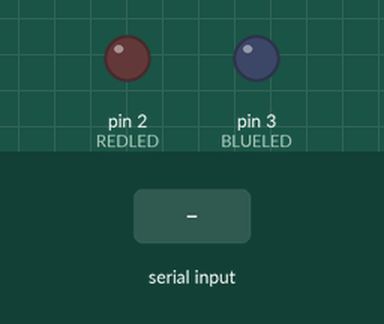
Recording of a sketch running on a simulated Arduino Uno, built with avr-gcc and run on an emulated ATmega328P. On the bench: output pins drawn as LEDs (lit = HIGH). The inputs (shaded band) are chosen by the test bench.

Above: at 1.2 s.
1.3 s: "1" received over the second serial link
At 2.5 s:
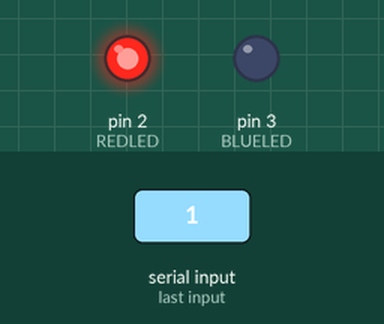
2.8 s: "2" received over the second serial link
At 3.7 s:
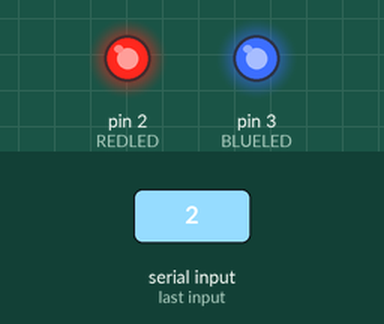
4.3 s: "1" received over the second serial link
At 4.8 s:
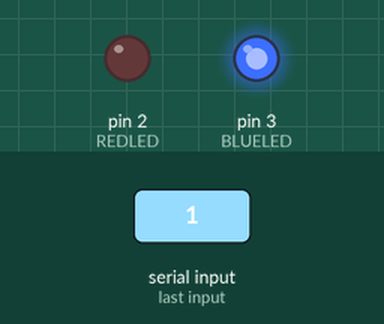
5.8 s: "6" received over the second serial link
At 7.2 s:
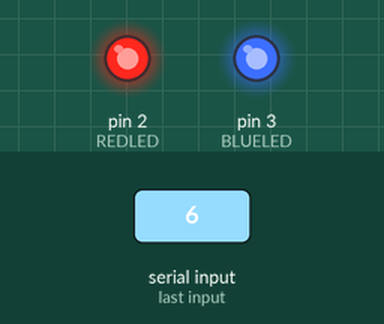
Timing chart, 0 to 8.3 s (numbered marks = the images above; inputs shaded):
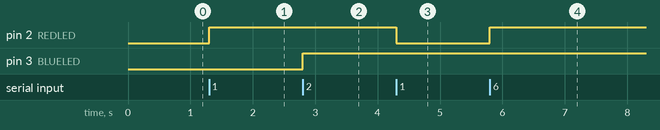

The sketch:

ex5.ino
```cpp
#include <SoftwareSerial.h>

SoftwareSerial wirelessNetworkYT(10, 11);

char DAT = 0;
int REDLED = 2;
int BLUELED = 3;
int REDON=0;
int BLUEON=0;
int brightness=0;
int YELLOWLED=6;
int ORANGELED=5;
int GREENLED=4;
int YELLOWON=0;
int ORANGEON=0;
int GREENON=0;

void setup(){
  wirelessNetworkYT.begin(38400);
  pinMode(REDLED, OUTPUT);
  pinMode(BLUELED, OUTPUT);
}

void loop(){
  if (wirelessNetworkYT.available()){
    DAT = wirelessNetworkYT.read();
    if ( DAT == '1' && REDON==0 ){
      digitalWrite (REDLED, HIGH);
      REDON=1;delay(1000);
    } else {
      if ( DAT == '1' && REDON==1 ){
        digitalWrite (REDLED, LOW);
        REDON=0;delay(1000);
      }
    } if ( DAT == '2' && BLUEON==0 ){
        digitalWrite (BLUELED, HIGH);
        BLUEON=1;delay(1000);
    } else {
      if ( DAT == '2' && BLUEON==1 ){
        digitalWrite (BLUELED, LOW);
        BLUEON=0;delay(1000);
      }
    }
    if ( DAT == '3' && ORANGEON==0 ){
      digitalWrite (ORANGELED, HIGH);
      ORANGEON=1;delay(1000);
    } else {
      if ( DAT == '3' && ORANGEON==1 ){
        digitalWrite (ORANGELED, LOW);
        ORANGEON=0;delay(1000);
      }
    }
    if ( DAT == '4' && YELLOWON==0 ){
      digitalWrite (YELLOWLED, HIGH);
      YELLOWON=1;delay(1000);
    } else {
      if ( DAT == '4' && YELLOWON==1 ){
        digitalWrite (YELLOWLED, LOW);
        YELLOWON=0;delay(1000);
      }
    }
    if ( DAT == '5' && GREENON==0 ){
      digitalWrite (GREENLED, HIGH);
      GREENON=1;delay(1000);
    } else {
      if ( DAT == '5' && GREENON==1 ){
        digitalWrite (GREENLED, LOW);
        GREENON=0;delay(1000);
      }
    }
    if ( DAT == '6'  ){
      digitalWrite (GREENLED, HIGH);
      digitalWrite (YELLOWLED, HIGH);
      digitalWrite (REDLED, HIGH);
      digitalWrite (BLUELED, HIGH);
      digitalWrite (ORANGELED, HIGH);
      delay(1000);
    }
  }
}
```

Measured:
- after the input at 1.3 s, pin 2 (REDLED): LOW → HIGH at once
- after the input at 2.8 s, pin 3 (BLUELED): LOW → HIGH at once
- after the input at 4.3 s, pin 2 (REDLED): HIGH → LOW at once
- after the input at 5.8 s, pin 2 (REDLED): LOW → HIGH at once
